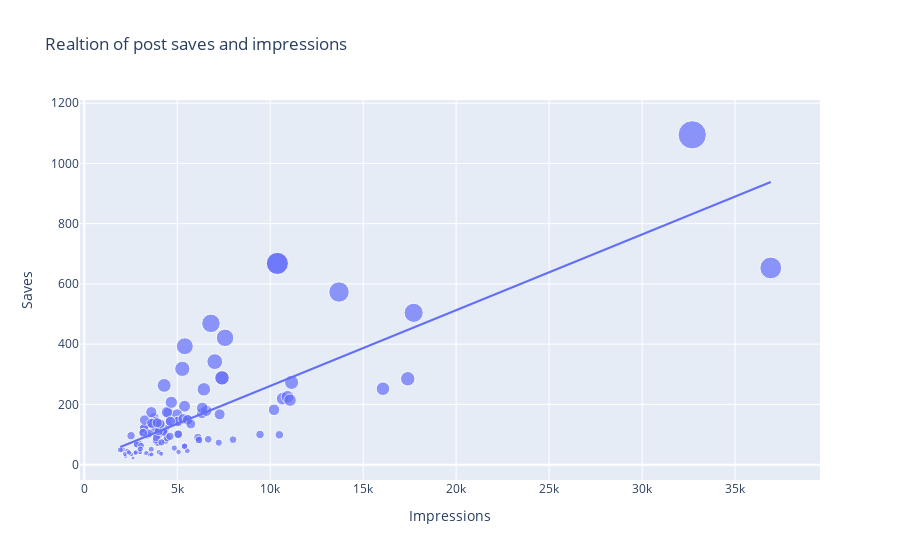

Notebook cell for this chart:
### Code cell
# relation saves and impressions
figure = px.scatter(data_frame=data, x="Impressions", y="Saves", size="Saves", trendline="ols"
                   ,title="Realtion of post saves and impressions")
figure.show()
